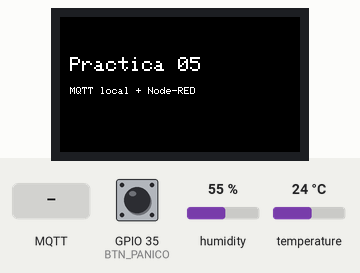
Simulated run of this program. Board: ESP32. Parts: 240×135 colour display. Inputs (shaded band) come from the test bench; at power-on: GPIO 35 (BTN_PANICO) HIGH, humidity 55 %, temperature 24 °C. WiFi joins after 1.5 s; servers stay silent unless stated; no MQTT or app messages arrive unless stated; not simulated (calls return 0 or success): secrets.h; names the files do not define were given values by the test bench: MQTT_PORT = 1883; what the program prints to the serial monitor is not drawn.

Above: at 0.2 s.
3.0 s: MQTT message "1" arrives on the first subscribed topic
At 3.9 s:
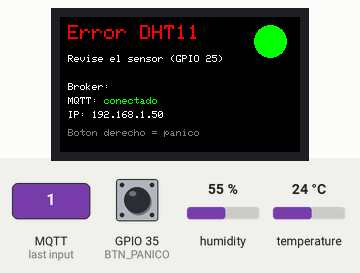
6.5 s: MQTT message "1" arrives on the second subscribed topic
At 6.54 s:
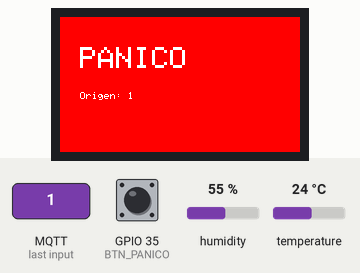
8.0 s: MQTT message "true" arrives on the second subscribed topic
At 8.5 s:
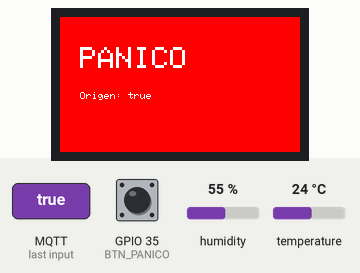
13.5 s: MQTT message "ON" arrives on the second subscribed topic
At 13.54 s:
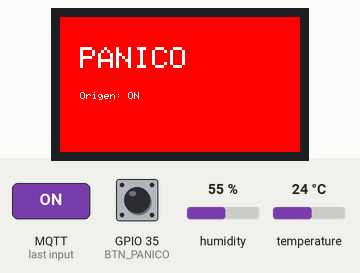
15.0 s: MQTT message "on" arrives on the second subscribed topic
16.6 s: MQTT message "on" arrives on the first subscribed topic
At 17.9 s:
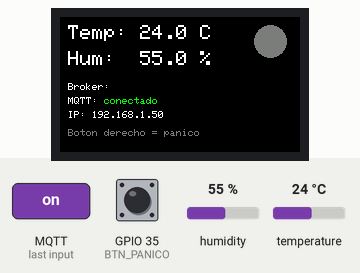
Timing chart, 0 to 19.1 s (numbered marks = the images above; inputs shaded):
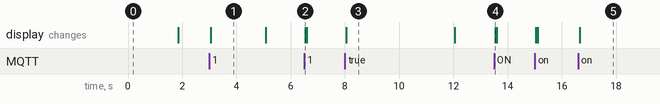

The program:

main.cpp
```cpp
/*
 * Practica #5 - Diseño Electronico (IoT / Sistemas Embebidos)
 *
 * Monitoreo de temperatura y humedad con ESP32 (TTGO T-Display) + DHT11,
 * publicando a un broker MQTT LOCAL (Mosquitto).
 */

#include <Arduino.h>
#include <WiFi.h>
#include <PubSubClient.h>
#include <DHT.h>
#include <TFT_eSPI.h>
#include <SPI.h>

#include "secrets.h" // WIFI_SSID, WIFI_PASSWORD, MQTT_BROKER, MQTT_PORT

// ======================================================
// CONFIGURACION FISICA (igual que las practicas 01-03)
// ======================================================
TFT_eSPI tft = TFT_eSPI(135, 240); // Pantalla del TTGO T-Display

#define DHTPIN 25 // Pin de datos del DHT11
#define DHTTYPE DHT11
DHT dht(DHTPIN, DHTTYPE);

#define BTN_PANICO 35 // Boton derecho del T-Display (tiene pull-up en placa)

// ======================================================
// ESQUEMA DE TOPICOS
// ======================================================
// Ubidots imponia /v1.6/devices/<label>/<variable>. Aqui somos libres, asi
// que se usa una jerarquia propia <usuario>/<dispositivo>/<señal>, que permite
// suscribirse a todo un dispositivo con el comodin "gilbert/ttgo/#".
//
// Se usa un topico por variable en vez de un unico JSON: asi cada topico se
// conecta directo a un widget de Node-RED sin nodos de parseo intermedios.
// La alternativa (un JSON con todas las variables) ahorra ancho de banda y es
// mas realista en produccion, pero pide un nodo "json" y un "change" por cada
// widget del dashboard.
const char *TOPIC_TEMP = "gilbert/ttgo/temperatura";
const char *TOPIC_HUM = "gilbert/ttgo/humedad";
const char *TOPIC_ESTADO = "gilbert/ttgo/estado";
const char *TOPIC_LED = "gilbert/ttgo/control/led";  // dashboard -> dispositivo
const char *TOPIC_PANICO = "gilbert/alertas/panico"; // uno a muchos

// ======================================================
// OBJETOS GLOBALES
// ======================================================
WiFiClient espClient;
PubSubClient client(espClient);
String clientId;

// ======================================================
// VARIABLES DE ESTADO
// ======================================================
float temperatura = 0.0;
float humedad = 0.0;
bool sensorOk = false;

int ledEstado = 0;         // recibido desde el dashboard
bool alertaPanico = false; // hay una alerta en pantalla ahora mismo
String origenAlerta = "";

bool refrescarPantalla = true; // para no redibujar en cada vuelta del loop

// ======================================================
// CONTROL DE TIEMPOS (loop no bloqueante con millis())
// ======================================================
unsigned long tiempoAnterior = 0;
const unsigned long PUBLISH_FREQUENCY = 5000; // el DHT11 solo acepta 1 lectura/segundo

unsigned long ultimoIntentoWiFi = 0;
const unsigned long INTERVALO_WIFI = 15000;

unsigned long ultimoIntentoMQTT = 0;
const unsigned long INTERVALO_MQTT = 5000;

unsigned long inicioAlerta = 0;
const unsigned long DURACION_ALERTA = 4000; // cuanto se queda la alerta en pantalla

unsigned long ultimoBoton = 0;
const unsigned long ANTIRREBOTE = 400;

// ======================================================
// PANTALLA: vista normal
// ======================================================
void mostrarDatos()
{
  tft.fillScreen(TFT_BLACK);
  tft.setTextSize(2);

  if (sensorOk)
  {
    tft.setTextColor(TFT_WHITE, TFT_BLACK);
    tft.setCursor(8, 8);
    tft.print("Temp: ");
    tft.print(temperatura, 1);
    tft.print(" C");

    tft.setCursor(8, 34);
    tft.print("Hum:  ");
    tft.print(humedad, 1);
    tft.print(" %");
  }
  else
  {
    tft.setTextColor(TFT_RED, TFT_BLACK);
    tft.setCursor(8, 8);
    tft.print("Error DHT11");
    tft.setTextSize(1);
    tft.setTextColor(TFT_WHITE, TFT_BLACK);
    tft.setCursor(8, 38);
    tft.print("Revise el sensor (GPIO 25)");
    tft.setTextSize(2);
  }

  // Indicador controlado desde el dashboard (topico control/led)
  tft.fillCircle(210, 24, 16, ledEstado ? TFT_GREEN : TFT_DARKGREY);

  // ---- Barra de estado ----
  tft.setTextSize(1);
  tft.setTextColor(TFT_WHITE, TFT_BLACK);

  tft.setCursor(8, 66);
  tft.print("Broker: ");
  tft.print(MQTT_BROKER);

  tft.setCursor(8, 80);
  tft.print("MQTT: ");
  if (client.connected())
  {
    tft.setTextColor(TFT_GREEN, TFT_BLACK);
    tft.print("conectado");
  }
  else
  {
    tft.setTextColor(TFT_RED, TFT_BLACK);
    tft.print("desconectado");
  }

  tft.setTextColor(TFT_WHITE, TFT_BLACK);
  tft.setCursor(8, 94);
  tft.print("IP: ");
  tft.print(WiFi.status() == WL_CONNECTED ? WiFi.localIP().toString() : String("sin WiFi"));

  tft.setCursor(8, 112);
  tft.setTextColor(TFT_DARKGREY, TFT_BLACK);
  tft.print("Boton derecho = panico");
}

// ======================================================
// PANTALLA: alerta de panico recibida
// ======================================================
void mostrarAlerta()
{
  tft.fillScreen(TFT_RED);
  tft.setTextColor(TFT_WHITE, TFT_RED);

  tft.setTextSize(3);
  tft.setCursor(20, 30);
  tft.print("PANICO");

  tft.setTextSize(1);
  tft.setCursor(20, 75);
  tft.print("Origen: ");
  tft.print(origenAlerta);
}

// ======================================================
// CALLBACK MQTT
// ======================================================
void callback(char *topic, byte *payload, unsigned int length)
{
  String mensaje = "";
  for (unsigned int i = 0; i < length; i++)
  {
    mensaje += (char)payload[i];
  }
  String topicRecibido = String(topic);

  Serial.print("\nMQTT recibido [");
  Serial.print(topicRecibido);
  Serial.print("] -> ");
  Serial.println(mensaje);

  if (topicRecibido == TOPIC_LED)
  {
    // Node-RED envia "0"/"1" (o "true"/"false" segun el widget)
    ledEstado = (mensaje == "1" || mensaje == "true" || mensaje == "ON") ? 1 : 0;
    refrescarPantalla = true;
  }
  else if (topicRecibido == TOPIC_PANICO)
  {
    // Llega tanto si la alerta la lanzo el dashboard, otro dispositivo, o
    // este mismo ESP32: el broker reparte la misma copia a TODOS los
    // suscriptores. Eso es exactamente el "uno a muchos" de MQTT.
    origenAlerta = mensaje;
    alertaPanico = true;
    inicioAlerta = millis();
    mostrarAlerta();
  }
}

// ======================================================
// CONEXION WIFI (no bloqueante: un intento por llamada)
// ======================================================
void conectarWiFi()
{
  Serial.print("\nConectando a WiFi: ");
  Serial.println(WIFI_SSID);

  WiFi.mode(WIFI_STA);
  WiFi.begin(WIFI_SSID, WIFI_PASSWORD);

  // Espera acotada: si no entra en 10 s se sale y el loop reintentara.
  unsigned long inicio = millis();
  while (WiFi.status() != WL_CONNECTED && millis() - inicio < 10000)
  {
    delay(250);
    Serial.print(".");
  }

  if (WiFi.status() == WL_CONNECTED)
  {
    Serial.print("\nWiFi conectado. IP: ");
    Serial.println(WiFi.localIP());
  }
  else
  {
    Serial.println("\nNo se pudo conectar al WiFi, se reintentara.");
  }
  refrescarPantalla = true;
}

// ======================================================
// CONEXION MQTT (con Last Will and Testament)
// ======================================================
bool conectarMQTT()
{
  Serial.print("Conectando al broker ");
  Serial.print(MQTT_BROKER);
  Serial.print(":");
  Serial.print(MQTT_PORT);
  Serial.print(" ... ");

  // El LWT se declara AL CONECTAR, no al desconectar: es un mensaje que se
  // deja "en custodia" del broker y que este publica solo si el cliente
  // desaparece sin despedirse (cable, bateria, caida de WiFi). Es la unica
  // forma de que el dashboard distinguga "0 grados" de "el sensor esta muerto".
  //
  // Usuario y contraseña van en NULL porque el broker esta con
  // allow_anonymous true.
  bool ok = client.connect(
      clientId.c_str(), // client id
      NULL,             // usuario
      NULL,             // contraseña
      TOPIC_ESTADO,     // will topic
      1,                // will QoS
      true,             // will retained
      "offline");       // will message

  if (ok)
  {
    Serial.println("conectado.");

    // Retained: el broker guarda este valor y se lo entrega de inmediato a
    // cualquiera que se suscriba despues. Sin esto, un dashboard recien
    // abierto se quedaria en blanco hasta la siguiente publicacion.
    client.publish(TOPIC_ESTADO, "online", true);

    client.subscribe(TOPIC_LED);
    client.subscribe(TOPIC_PANICO);
    Serial.println("Suscrito a control/led y alertas/panico");
  }
  else
  {
    Serial.print("fallo, rc=");
    Serial.println(client.state());
  }

  refrescarPantalla = true;
  return ok;
}

// ======================================================
// LECTURA Y PUBLICACION DEL DHT11
// ======================================================
void leerYPublicar()
{
  float t = dht.readTemperature();
  float h = dht.readHumidity();

  // Si el sensor falla devuelve NaN. No se publican datos invalidos.
  if (isnan(t) || isnan(h))
  {
    sensorOk = false;
    Serial.println("Lectura invalida del DHT11, no se publica.");
    refrescarPantalla = true;
    return;
  }

  temperatura = t;
  humedad = h;
  sensorOk = true;

  char buffer[16];

  dtostrf(temperatura, 1, 1, buffer);
  client.publish(TOPIC_TEMP, buffer, true); // retained

  dtostrf(humedad, 1, 1, buffer);
  client.publish(TOPIC_HUM, buffer, true); // retained

  Serial.print("Publicado -> temp: ");
  Serial.print(temperatura, 1);
  Serial.print(" C, hum: ");
  Serial.print(humedad, 1);
  Serial.println(" %");

  refrescarPantalla = true;
}

// ======================================================
// BOTON DE PANICO
// ======================================================
void revisarBoton()
{
  // El boton del T-Display lleva pull-up en la placa: en reposo lee HIGH.
  if (digitalRead(BTN_PANICO) == LOW && millis() - ultimoBoton > ANTIRREBOTE)
  {
    ultimoBoton = millis();

    if (client.connected())
    {
      // No retained: una alerta es un evento puntual. Si fuera retained, todo
      // cliente que se conectara despues recibiria una alarma ya pasada.
      client.publish(TOPIC_PANICO, "ESP32-TTGO");
      Serial.println("Boton de panico pulsado -> publicado en gilbert/alertas/panico");
    }
    else
    {
      Serial.println("Boton pulsado pero sin conexion MQTT.");
    }
  }
}

// ======================================================
// SETUP
// ======================================================
void setup()
{
  Serial.begin(115200);

  pinMode(TFT_BL, OUTPUT);
  digitalWrite(TFT_BL, HIGH); // encender el backlight

  tft.init();
  tft.setRotation(1); // horizontal: 240x135
  tft.fillScreen(TFT_BLACK);
  tft.setTextColor(TFT_WHITE, TFT_BLACK);
  tft.setTextSize(2);
  tft.setCursor(10, 40);
  tft.print("Practica 05");
  tft.setTextSize(1);
  tft.setCursor(10, 70);
  tft.print("MQTT local + Node-RED");

  pinMode(BTN_PANICO, INPUT);
  dht.begin();

  // Client id unico a partir de la MAC: si dos clientes usan el mismo id, el
  // broker expulsa al anterior y quedan reconectandose en bucle.
  clientId = "esp32-ttgo-" + String((uint32_t)ESP.getEfuseMac(), HEX);
  Serial.print("\nClient ID MQTT: ");
  Serial.println(clientId);

  conectarWiFi();

  client.setServer(MQTT_BROKER, MQTT_PORT);
  client.setCallback(callback);
  if (WiFi.status() == WL_CONNECTED)
  {
    conectarMQTT();
  }

  mostrarDatos();
}

// ======================================================
// LOOP
// ======================================================
void loop()
{
  unsigned long ahora = millis();

  // ---- WiFi ----
  if (WiFi.status() != WL_CONNECTED)
  {
    if (ahora - ultimoIntentoWiFi >= INTERVALO_WIFI)
    {
      ultimoIntentoWiFi = ahora;
      conectarWiFi();
    }
  }

  // ---- MQTT ----
  if (WiFi.status() == WL_CONNECTED && !client.connected())
  {
    if (ahora - ultimoIntentoMQTT >= INTERVALO_MQTT)
    {
      ultimoIntentoMQTT = ahora;
      conectarMQTT();
    }
  }
  client.loop(); // procesa los mensajes entrantes y mantiene viva la conexion

  // ---- Boton de panico ----
  revisarBoton();

  // ---- Publicacion periodica ----
  if (ahora - tiempoAnterior >= PUBLISH_FREQUENCY)
  {
    tiempoAnterior = ahora;
    if (client.connected())
    {
      leerYPublicar();
    }
  }

  // ---- Pantalla ----
  if (alertaPanico)
  {
    if (ahora - inicioAlerta >= DURACION_ALERTA)
    {
      alertaPanico = false;
      refrescarPantalla = true;
    }
  }
  else if (refrescarPantalla)
  {
    refrescarPantalla = false;
    mostrarDatos();
  }
}
```

Measured:
- after the input at 3.0 s, the display: changes after 0.05 s (image 1)
- after the input at 6.5 s, the display: changes at once (image 2)
- after the input at 8.0 s, the display: changes at once (image 3)
- after the input at 13.5 s, the display: changes at once (image 4)
- after the input at 16.6 s, the display: changes after 0.05 s (image 5)
- what the display in image 1 shows lasts 2.1 s, from 3.0 s to 5.1 s
- what the display in image 3 shows lasts 4.1 s, from 8.0 s to 12.1 s
